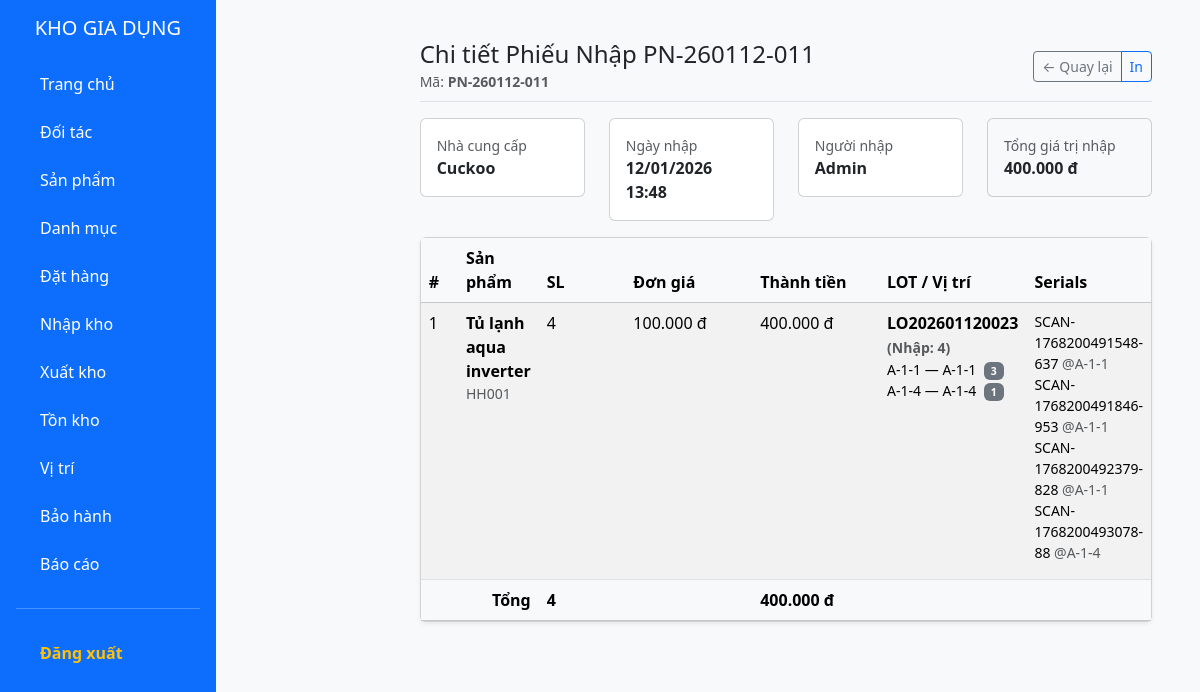
Screenshot of /public/import/show/PN-260112-011 (signed in) with the database file from the repository.
### tables this page shows
CREATE TABLE IF NOT EXISTS `phieunhap` (
  `maPN` varchar(20) NOT NULL,
  `ngayNhap` datetime DEFAULT CURRENT_TIMESTAMP,
  `maNCC` varchar(10) NOT NULL,
  `ghiChu` varchar(300) DEFAULT NULL,
  `maND` varchar(20) DEFAULT NULL,
  PRIMARY KEY (`maPN`),
  KEY `fk_pn_ncc` (`maNCC`),
  KEY `fk_pn_nd` (`maND`)
);

CREATE TABLE IF NOT EXISTS `nhacungcap` (
  `maNCC` varchar(10) NOT NULL,
  `tenNCC` varchar(100) NOT NULL,
  `diaChi` varchar(200) DEFAULT NULL,
  `sdt` varchar(20) DEFAULT NULL,
  `email` varchar(50) DEFAULT NULL,
  `trangThai` tinyint DEFAULT '1',
  PRIMARY KEY (`maNCC`)
);

CREATE TABLE IF NOT EXISTS `nguoidung` (
  `maND` varchar(20) NOT NULL,
  `tenND` varchar(100) NOT NULL,
  `email` varchar(50) DEFAULT NULL,
  `sdt` varchar(10) DEFAULT NULL,
  `taiKhoan` varchar(50) NOT NULL,
  `matKhau` varchar(255) NOT NULL,
  `maVaiTro` varchar(20) NOT NULL,
  PRIMARY KEY (`maND`),
  UNIQUE KEY `taiKhoan` (`taiKhoan`),
  KEY `fk_nguoidung_vaitro` (`maVaiTro`)
);

CREATE TABLE IF NOT EXISTS `ct_phieunhap` (
  `maPN` varchar(20) NOT NULL,
  `maHH` varchar(20) NOT NULL,
  `soLuong` int NOT NULL,
  `donGia` decimal(18,2) DEFAULT NULL,
  PRIMARY KEY (`maPN`,`maHH`),
  KEY `fk_ctpn_hh` (`maHH`)
);

CREATE TABLE IF NOT EXISTS `hanghoa` (
  `maHH` varchar(20) NOT NULL,
  `tenHH` varchar(200) NOT NULL,
  `maDVT` varchar(10) NOT NULL,
  `thuongHieu` varchar(100) DEFAULT NULL,
  `model` varchar(100) DEFAULT NULL,
  `moTa` varchar(300) DEFAULT NULL,
  `maDanhMuc` varchar(20) DEFAULT NULL,
  `loaiHang` enum('LO','SERIAL') DEFAULT 'LO',
  `heSoChiemCho` int DEFAULT '1',
  `thoiGianBaoHanh` int DEFAULT '12' COMMENT 'Thời gian bảo hành cho khách (Tháng)',
  PRIMARY KEY (`maHH`),
  KEY `fk_hanghoa_dvt` (`maDVT`),
  KEY `fk_hanghoa_danhmuc` (`maDanhMuc`)
);

CREATE TABLE IF NOT EXISTS `lohang` (
  `maLo` varchar(20) NOT NULL,
  `maPN` varchar(20) NOT NULL,
  `maHH` varchar(20) NOT NULL,
  `soLuongNhap` int NOT NULL,
  `ngayNhap` date NOT NULL,
  `hanBaoHanh` date DEFAULT NULL,
  PRIMARY KEY (`maLo`),
  KEY `fk_lo_pn` (`maPN`),
  KEY `fk_lo_hh` (`maHH`)
);

CREATE TABLE IF NOT EXISTS `lo_hang_vi_tri` (
  `maLVT` int NOT NULL AUTO_INCREMENT,
  `maLo` varchar(20) NOT NULL,
  `maViTri` varchar(20) NOT NULL,
  `soLuong` int NOT NULL,
  PRIMARY KEY (`maLVT`),
  KEY `fk_lvt_lo` (`maLo`),
  KEY `fk_lvt_vitri` (`maViTri`)
);

CREATE TABLE IF NOT EXISTS `vitri` (
  `maViTri` varchar(20) NOT NULL,
  `day` varchar(10) DEFAULT NULL,
  `ke` varchar(10) DEFAULT NULL,
  `o` varchar(10) DEFAULT NULL,
  `trangThai` enum('TRONG','DAY') DEFAULT 'TRONG',
  `sucChuaToiDa` int DEFAULT '100',
  PRIMARY KEY (`maViTri`)
);

CREATE TABLE IF NOT EXISTS `hanghoa_serial` (
  `serial` varchar(50) NOT NULL,
  `maLo` varchar(20) DEFAULT NULL,
  `trangThai` int DEFAULT '1',
  `maViTri` varchar(20) DEFAULT NULL,
  PRIMARY KEY (`serial`),
  KEY `fk_hhs_lo` (`maLo`),
  KEY `fk_hhs_vitri` (`maViTri`)
);

### app/controllers/ImportController.php (called while the page is built, shortened)
<?php
class ImportController extends Controller {
    private $importModel;
    public function __construct() {
        $this->importModel = $this->model('ImportModel');
    }
    public function show($maPN) {
        $data = $this->importModel->getImportById($maPN);
        $viewData = [
            'title' => 'Chi tiết Phiếu Nhập ' . $maPN,
            'import' => $data['header'],
            'lines' => $data['lines']
        ];
        $this->view('import/show', $viewData);
    }
}
?>

### app/core/app.php (called while the page is built, shortened)
<?php
class App {
    protected $action = 'index';
    public function __construct() {
        $url = $this->parseUrl();
        if (isset($url[0])) {
            if (file_exists(APP_ROOT . '/controllers/' . ucfirst($url[0]) . 'Controller.php')) {
                unset($url[0]);
            }
        }
        $this->controller = new $this->controller;
        if (isset($url[1])) {
            if (method_exists($this->controller, $url[1])) {
                $this->action = $url[1];
                unset($url[1]);
            }
        }
        $this->params = $url ? array_values($url) : [];
        call_user_func_array([$this->controller, $this->action], $this->params);
    }
    public function parseUrl() {
        if (isset($_GET['url'])) {
            return explode('/', filter_var(rtrim($_GET['url'], '/'), FILTER_SANITIZE_URL));
        }
    }
}
?>

### public/index.php (called while the page is built, shortened)
<?php
require_once ROOT_PATH . '/app/core/Database.php';
require_once ROOT_PATH . '/app/core/Controller.php';
require_once ROOT_PATH . '/app/core/App.php';
$app = new App();
?>

### app/models/ImportModel.php (called while the page is built, shortened)
<?php
class ImportModel {
    private $conn;
    public function __construct() {
        $this->conn = Database::getInstance()->getConnection();
    }
    public function getImportById($maPN) {
        $sql = "SELECT pn.*, ncc.tenNCC, nd.tenND
                FROM phieunhap pn
                JOIN nhacungcap ncc ON pn.maNCC = ncc.maNCC
                LEFT JOIN nguoidung nd ON pn.maND = nd.maND
                WHERE pn.maPN = :maPN LIMIT 1";
        $stmt = $this->conn->prepare($sql);
        $stmt->execute([':maPN' => $maPN]);
        $header = $stmt->fetch(PDO::FETCH_ASSOC);
        $sqlLines = "SELECT ct.*, hh.tenHH
                     FROM ct_phieunhap ct
                     LEFT JOIN hanghoa hh ON ct.maHH = hh.maHH
                     WHERE ct.maPN = :maPN";
        $stmt = $this->conn->prepare($sqlLines);
        $stmt->execute([':maPN' => $maPN]);
        $lines = $stmt->fetchAll(PDO::FETCH_ASSOC);
        foreach ($lines as &$ln) {
            $ln['lots'] = [];
            $sqlLohang = "SELECT * FROM lohang WHERE maPN = :maPN AND maHH = :maHH";
            $stmtL = $this->conn->prepare($sqlLohang);
            $stmtL->execute([':maPN' => $maPN, ':maHH' => $ln['maHH']]);
            $lohangs = $stmtL->fetchAll(PDO::FETCH_ASSOC);
            foreach ($lohangs as $lh) {
                $sqlLoc = "SELECT lvt.*, v.day, v.ke, v.o FROM lo_hang_vi_tri lvt LEFT JOIN vitri v ON lvt.maViTri = v.maViTri WHERE lvt.maLo = :maLo";
                $stmtLoc = $this->conn->prepare($sqlLoc);
                $stmtLoc->execute([':maLo' => $lh['maLo']]);
                $locs = $stmtLoc->fetchAll(PDO::FETCH_ASSOC);
                $sqlSerials = "SELECT serial, trangThai, maViTri FROM hanghoa_serial WHERE maLo = :maLo";
                $stmtS = $this->conn->prepare($sqlSerials);
                $stmtS->execute([':maLo' => $lh['maLo']]);
                $serials = $stmtS->fetchAll(PDO::FETCH_ASSOC);
            }
        }
        return ['header' => $header, 'lines' => $lines];
    }
}
?>

### app/core/Database.php (called while the page is built, shortened)
<?php
class Database {
    private static $instance = null;
    private $conn;
    private function __construct() {
        try {
            $dsn = "mysql:host=" . DB_HOST . ";dbname=" . DB_NAME . ";charset=utf8mb4";
            $this->conn = new PDO($dsn, DB_USER, DB_PASS);
            $this->conn->setAttribute(PDO::ATTR_ERRMODE, PDO::ERRMODE_EXCEPTION);
            $this->conn->setAttribute(PDO::ATTR_DEFAULT_FETCH_MODE, PDO::FETCH_ASSOC);
        } catch(PDOException $e) {
            die("Lỗi kết nối MySQL: " . $e->getMessage());
        }
    }
    public static function getInstance() {
        if (!self::$instance) {
            self::$instance = new Database();
        }
        return self::$instance;
    }
    public function getConnection() {
        return $this->conn;
    }
}
?>

### app/views/import/show.php (the view, shortened to what this page needs)
<?php require_once APP_ROOT . '/views/layouts/header.php'; ?>
<?php require_once APP_ROOT . '/views/layouts/sidebar.php'; ?>
<main class="col-md-9 ms-sm-auto col-lg-10 px-md-4">
    <?php $imp = $data['import']; $lines = $data['lines']; ?>
    <div class="d-flex justify-content-between align-items-center pt-3 pb-2 mb-3 border-bottom">
        <div>
            <h1 class="h4 mb-0"><?php echo htmlspecialchars($data['title'] ?? 'Chi tiết Phiếu Nhập'); ?></h1>
            <small class="text-muted">Mã: <strong><?php echo htmlspecialchars($imp['maPN']); ?></strong></small>
        </div>
        <div class="btn-group">
            <a href="<?php echo BASE_URL; ?>/import" class="btn btn-sm btn-outline-secondary">&larr; Quay lại</a>
            <button class="btn btn-sm btn-outline-primary" onclick="window.print();">In</button>
        </div>
    </div>
    <div class="row mb-3">
        <div class="col-md-3">
            <div class="card">
                <div class="card-body">
                    <div class="small text-muted">Nhà cung cấp</div>
                    <div class="fw-bold"><?php echo htmlspecialchars($imp['tenNCC']); ?></div>
                </div>
            </div>
        </div>
        <div class="col-md-3">
            <div class="card">
                <div class="card-body">
                    <div class="small text-muted">Ngày nhập</div>
                    <div class="fw-bold"><?php echo date('d/m/Y H:i', strtotime($imp['ngayNhap'])); ?></div>
                </div>
            </div>
        </div>
        <div class="col-md-3">
            <div class="card">
                <div class="card-body">
                    <div class="small text-muted">Người nhập</div>
                    <div class="fw-bold"><?php echo htmlspecialchars($imp['tenND']); ?></div>
                </div>
            </div>
        </div>
        <div class="col-md-3">
            <div class="card bg-light">
                <div class="card-body">
                    <?php
                        $totalItems = 0; $totalAmount = 0;
                        foreach ($lines as $ln) {
                            $totalItems += intval($ln['soLuong']);
                            $totalAmount += intval($ln['soLuong']) * floatval($ln['donGia']);
                        }
                    ?>
                    <div class="small text-muted">Tổng giá trị nhập</div>
                    <div class="fw-bold"><?php echo number_format($totalAmount, 0, ',', '.'); ?> đ</div>
                </div>
            </div>
        </div>
    </div>
    <div class="card shadow-sm">
        <div class="card-body p-0">
            <div class="table-responsive">
                <table class="table table-striped table-hover mb-0">
                    <thead class="table-light">
                        <tr>
                            <th style="width:40px">#</th>
                            <th>Sản phẩm</th>
                            <th style="width:100px">SL</th>
                            <th style="width:140px">Đơn giá</th>
                            <th style="width:140px">Thành tiền</th>
                            <th>LOT / Vị trí</th>
                            <th>Serials</th>
                        </tr>
                    </thead>
                    <tbody>
                        <?php if (!empty($lines)): ?>
                            <?php $i = 1; foreach ($lines as $ln): ?>
                                <?php $lineTotal = intval($ln['soLuong']) * floatval($ln['donGia']); ?>
                                <tr>
                                    <td><?php echo $i++; ?></td>
                                    <td>
                                        <div class="fw-bold"><?php echo htmlspecialchars($ln['tenHH'] ?? $ln['maHH']); ?></div>
                                        <div class="small text-muted"><?php echo htmlspecialchars($ln['maHH']); ?></div>
                                    </td>
                                    <td><?php echo intval($ln['soLuong']); ?></td>
                                    <td><?php echo number_format($ln['donGia'], 0, ',', '.'); ?> đ</td>
                                    <td><?php echo number_format($lineTotal, 0, ',', '.'); ?> đ</td>
                                    <td>
                                        <?php if (!empty($ln['lots'])): ?>
                                            <?php foreach ($ln['lots'] as $lot): ?>
                                                <div class="mb-2">
                                                    <div class="fw-semibold"><?php echo htmlspecialchars($lot['maLo']); ?> <small class="text-muted">(Nhập: <?php echo intval($lot['soLuongNhap']); ?>)</small></div>
                                                    <?php if (!empty($lot['locations'])): ?>
                                                        <div class="small">
                                                            <?php foreach ($lot['locations'] as $loc): ?>
                                                                <div><?php echo htmlspecialchars($loc['maViTri']); ?> — <?php echo htmlspecialchars($loc['day'] . '-' . $loc['ke'] . '-' . $loc['o']); ?> <span class="badge bg-secondary ms-1"><?php echo intval($loc['soLuong']); ?></span></div>
                                                            <?php endforeach; ?>
                                                        </div>
                                                    <?php endif; ?>
                                                </div>
                                            <?php endforeach; ?>
                                        <?php else: ?>
                                            -
                                        <?php endif; ?>
                                    </td>
                                    <td>
                                        <?php if (!empty($ln['lots'])): ?>
                                            <?php foreach ($ln['lots'] as $lot): ?>
                                                <?php if (!empty($lot['serials'])): ?>
                                                    <div class="mb-2 small text-monospace">
                                                        <?php foreach ($lot['serials'] as $s): ?>
                                                            <div><?php echo htmlspecialchars($s['serial']); ?><?php if (!empty($s['maViTri'])) echo ' <span class="text-muted">@' . htmlspecialchars($s['maViTri']) . '</span>'; ?></div>
                                                        <?php endforeach; ?>
                                                    </div>
                                                <?php endif; ?>
                                            <?php endforeach; ?>
                                        <?php else: ?>
                                            -
                                        <?php endif; ?>
                                    </td>
                                </tr>
                            <?php endforeach; ?>
                        <?php else: ?>
                            <tr><td colspan="7" class="text-center text-muted py-4">Không có chi tiết.</td></tr>
                        <?php endif; ?>
                    </tbody>
                    <?php if (!empty($lines)): ?>
                        <tfoot>
                            <tr class="table-light">
                                <td></td>
                                <td class="text-end"><strong>Tổng</strong></td>
                                <td><strong><?php echo $totalItems; ?></strong></td>
                                <td></td>
                                <td><strong><?php echo number_format($totalAmount, 0, ',', '.'); ?> đ</strong></td>
                                <td colspan="2"></td>
                            </tr>
                        </tfoot>
                    <?php endif; ?>
                </table>
            </div>
        </div>
    </div>
</main>
<?php require_once APP_ROOT . '/views/layouts/footer.php'; ?>

### rows the page displays
phieunhap: maPN "PN-260112-011", maNCC.tenNCC "Cuckoo", ngayNhap "12/01/2026 13:48", maND.tenND "Admin"
ct_phieunhap: maHH.tenHH "Tủ lạnh aqua inverter", maHH "HH001", soLuong "4", donGia "100.000", lineTotal "400.000"
lohang: maLo "LO202601120023", soLuongNhap "4"
lo_hang_vi_tri: maViTri "A-1-1", maViTri.o "A-1-1", soLuong "3"
lo_hang_vi_tri: maViTri "A-1-4", maViTri.o "A-1-4", soLuong "1"
hanghoa_serial: serial "SCAN-1768200491548-637", maViTri "A-1-1"
hanghoa_serial: serial "SCAN-1768200491846-953", maViTri "A-1-1"
hanghoa_serial: serial "SCAN-1768200492379-828", maViTri "A-1-1"
hanghoa_serial: serial "SCAN-1768200493078-88", maViTri "A-1-4"

### other values shown
$data['title'] "Chi tiết Phiếu Nhập PN-260112-011"
$totalAmount "400.000"
$totalItems "4"
